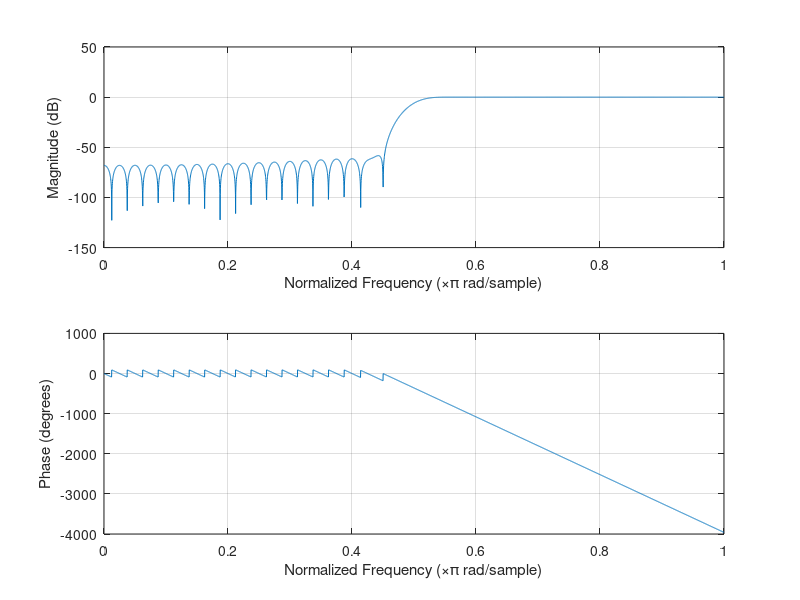
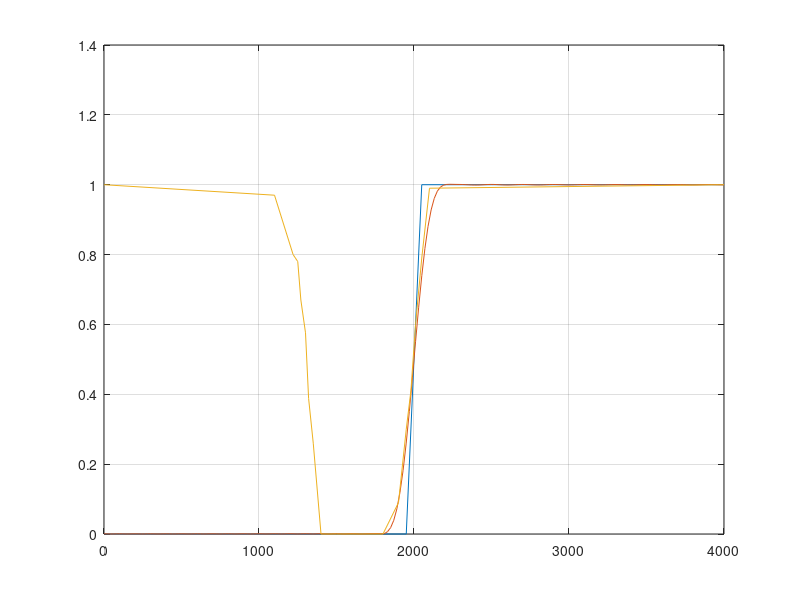

The MATLAB source for these figures, in order: (Note: this script raises an error after producing the figures.)
%%Zachowanie filtra górnoprzepustowego dla okna Hanninga o N=80;
%Częstotliwości graniczne 1300Hz, 2000Hz.
%filtr FIR (SOI) projektowany przez fir2
 
fs=8000;        %częstotliwość próbkowania
fNq=fs/2;% Nyquista częstotliwość
fHz=[0 50 100 150 200 250 300 1250 1350 1950 2050 2500 2700 3000 fNq]; %wektor f
amp=[0 0 0 0 0 0 0 0 0 0 1 1 1 1 1];% i odpowiadające im pożądane amplitudy
 
N=80;           %rząd filtru
fn=fHz/fNq;         % normalizacja częstotliwości
%b=fir2(N,fn,amp,boxcar(N+1)); % to dla okna prostokątnego
b=fir2(N,fn,amp);   % a to ze standardowym oknem Hamminga
figure(1); freqz(b,1,fNq); %wykres znormalizowany
 
%skala liniowa
f=linspace(0,fNq,200);%wektor 100 częstotliwości z zakresu 0..fNq
w=2*pi*f;       %pulsacja
z=exp(j*w/fs);      %wartość zespolona 
mz=abs(polyval(b,z));   %wektor odpowiedzi dla wszystkich f
figure(2);
fHzG=[0 1100 1220 1250 1270 1300 1320 1350 1400 1500 1800 1900 1950 1980 2010 2050 2100 fNq]
ampG=[1 0.97 0.8 0.78 0.67 0.576 0.388 0.26 0 0 0 0.09 0.3 0.41 0.6 0.79 0.99 1]
plot(fHz,amp,f,mz,fHzG,ampG);
grid
plik_fir(b,'C:\CCStudio_v3.3PLA\Project_EQ\GUI_EQ\Debug\cps1\EQ_projekt\Filtr\wsp3.h'); %zapis do pliku